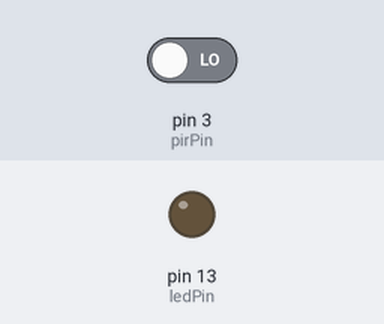
A sketch run on a simulated Arduino Uno, built with avr-gcc and run on an emulated ATmega328P. Parts: output pins drawn as LEDs (lit = HIGH). Inputs (shaded band) come from the test bench; at power-on: pin 3 (pirPin) LOW. What the sketch prints to the serial monitor is not drawn.

Above: at 1.8 s.
1.9 s: pin 3 (pirPin) driven HIGH
At 3.2 s:
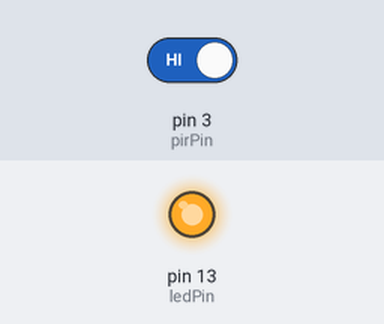
3.5 s: pin 3 (pirPin) driven LOW
At 4.4 s:
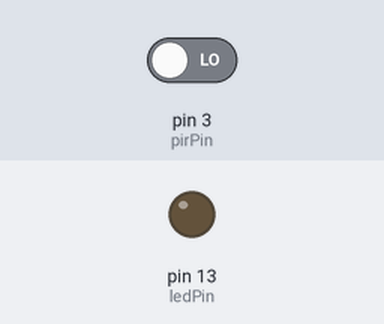
Timing chart, 0 to 6.5 s (numbered marks = the images above; inputs shaded):
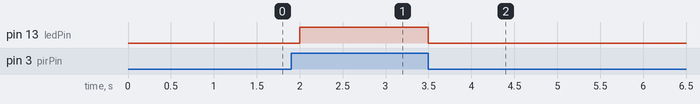

The sketch:

arduino-sensoren-2-kap4-pir.ino
```cpp
// PIR-Bewegungsmelder
// Datei: arduino-sensoren-2-kap4-pir.ino

// LED
int ledPin = 13;
// PIR-Sensor
int pirPin = 3;

int pirStatus;


void setup()
{
  pinMode(ledPin, OUTPUT);
  pinMode(pirPin, INPUT);

  // Serielle Schnittstelle
  Serial.begin(9600);
  Serial.print("PIR-Sensor...");
  // Ausgang Aus
  digitalWrite(ledPin, LOW);
}

void loop()
{
  // PIR-Sensor einlesen
  pirStatus = digitalRead(pirPin);
  digitalWrite(ledPin, pirStatus);
  // warten
  delay(500);
}
```

Measured:
- after the input at 1.9 s, pin 13 (ledPin): LOW → HIGH after 0.10 s
- after the input at 3.5 s, pin 13 (ledPin): HIGH → LOW at once
